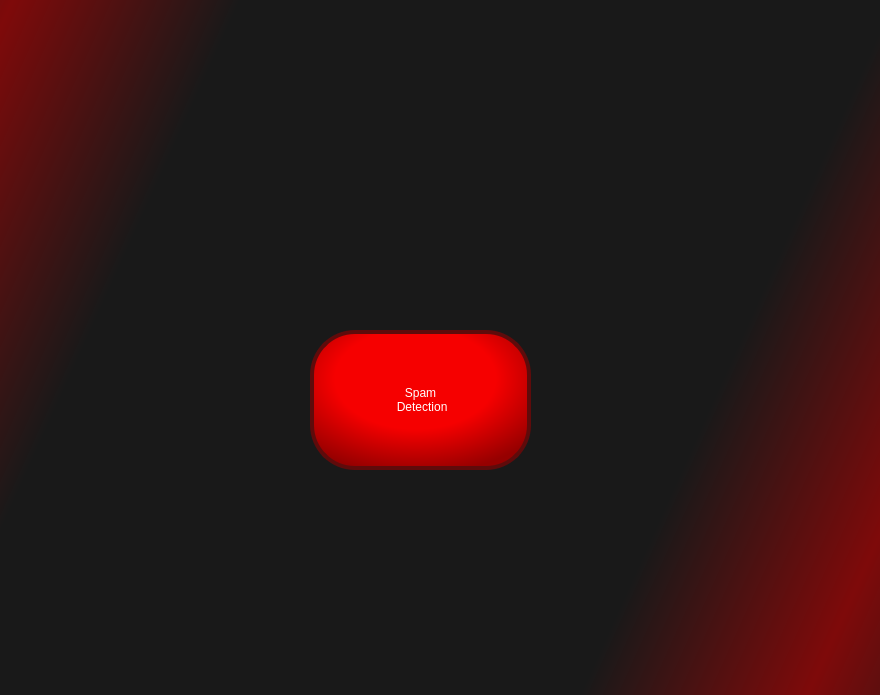
<?xml version="1.0" encoding="UTF-8"?>
<ui version="4.0">
 <class>MainMenu</class>
 <widget class="QWidget" name="MainMenu">
  <property name="geometry">
   <rect>
    <x>0</x>
    <y>0</y>
    <width>880</width>
    <height>695</height>
   </rect>
  </property>
  <property name="windowTitle">
   <string>Form</string>
  </property>
  <property name="styleSheet">
   <string notr="true">QWidget#MainMenu {
background-color: qlineargradient(spread:reflect, x1:0.442, y1:0.568, x2:1, y2:0.767, stop:0.589474 rgba(25, 25, 25, 255), stop:1 rgba(126, 10, 10, 255));
}

</string>
  </property>
  <widget class="QLabel" name="logo">
   <property name="geometry">
    <rect>
     <x>60</x>
     <y>40</y>
     <width>751</width>
     <height>161</height>
    </rect>
   </property>
   <property name="styleSheet">
    <string notr="true">border-image: url(:/logo/assets/logo.png);</string>
   </property>
   <property name="text">
    <string/>
   </property>
  </widget>
  <widget class="QPushButton" name="SpamDetectionBTN">
   <property name="geometry">
    <rect>
     <x>310</x>
     <y>330</y>
     <width>221</width>
     <height>140</height>
    </rect>
   </property>
   <property name="styleSheet">
    <string notr="true">QPushButton{
background-color: qradialgradient(spread:reflect, cx:0.473684, cy:0.347, radius:1.118, fx:0.478526, fy:0.342, stop:0.331579 rgba(246, 0, 0, 255), stop:0.626316 rgba(150, 0, 0, 255));
font: 20pt &quot;Trebuchet MS&quot;;
text-align: center;
border: 4px solid;
border-radius: 45px;
color: rgb(255, 255, 255);
border-color: rgb(95, 11, 11);
}

QPushButton:hover{
background-color: rgb(0, 0, 0);
color: rgb(246, 0, 0);
border-color: rgb(246, 0, 0);
}</string>
   </property>
   <property name="text">
    <string>Spam
 Detection</string>
   </property>
   <property name="default">
    <bool>false</bool>
   </property>
   <property name="flat">
    <bool>false</bool>
   </property>
  </widget>
 </widget>
 <resources>
  <include location="../resources/logo_res.qrc"/>
 </resources>
 <connections/>
</ui>
